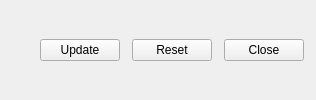
        <widget class="QWidget" name="pnlButtons" native="true">
         <property name="minimumSize">
          <size>
           <width>0</width>
           <height>48</height>
          </size>
         </property>
         <layout class="QHBoxLayout" name="horizontalLayout">
          <property name="spacing">
           <number>12</number>
          </property>
          <property name="leftMargin">
           <number>0</number>
          </property>
          <property name="topMargin">
           <number>12</number>
          </property>
          <property name="rightMargin">
           <number>12</number>
          </property>
          <property name="bottomMargin">
           <number>12</number>
          </property>
          <item>
           <spacer name="horizontalSpacer">
            <property name="orientation">
             <enum>Qt::Orientation::Horizontal</enum>
            </property>
            <property name="sizeHint" stdset="0">
             <size>
              <width>40</width>
              <height>20</height>
             </size>
            </property>
           </spacer>
          </item>
          <item>
           <widget class="QPushButton" name="pbSave">
            <property name="text">
             <string>Update</string>
            </property>
           </widget>
          </item>
          <item>
           <widget class="QPushButton" name="pbReset">
            <property name="text">
             <string>Reset</string>
            </property>
           </widget>
          </item>
          <item>
           <widget class="QPushButton" name="pbClose">
            <property name="text">
             <string>Close</string>
            </property>
           </widget>
          </item>
         </layout>
        </widget>
